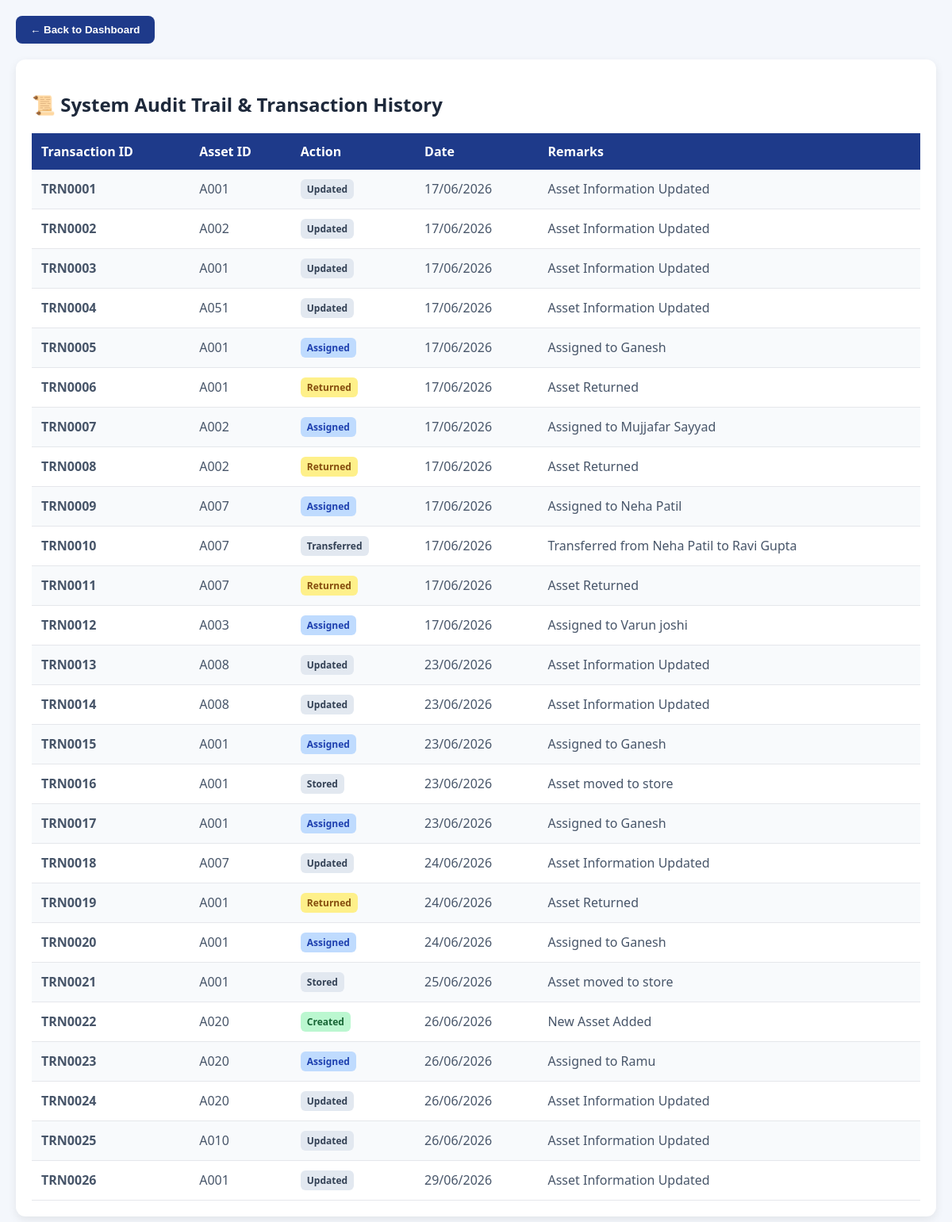
/transactions (signed in), run on an earlier commit of the app's database.
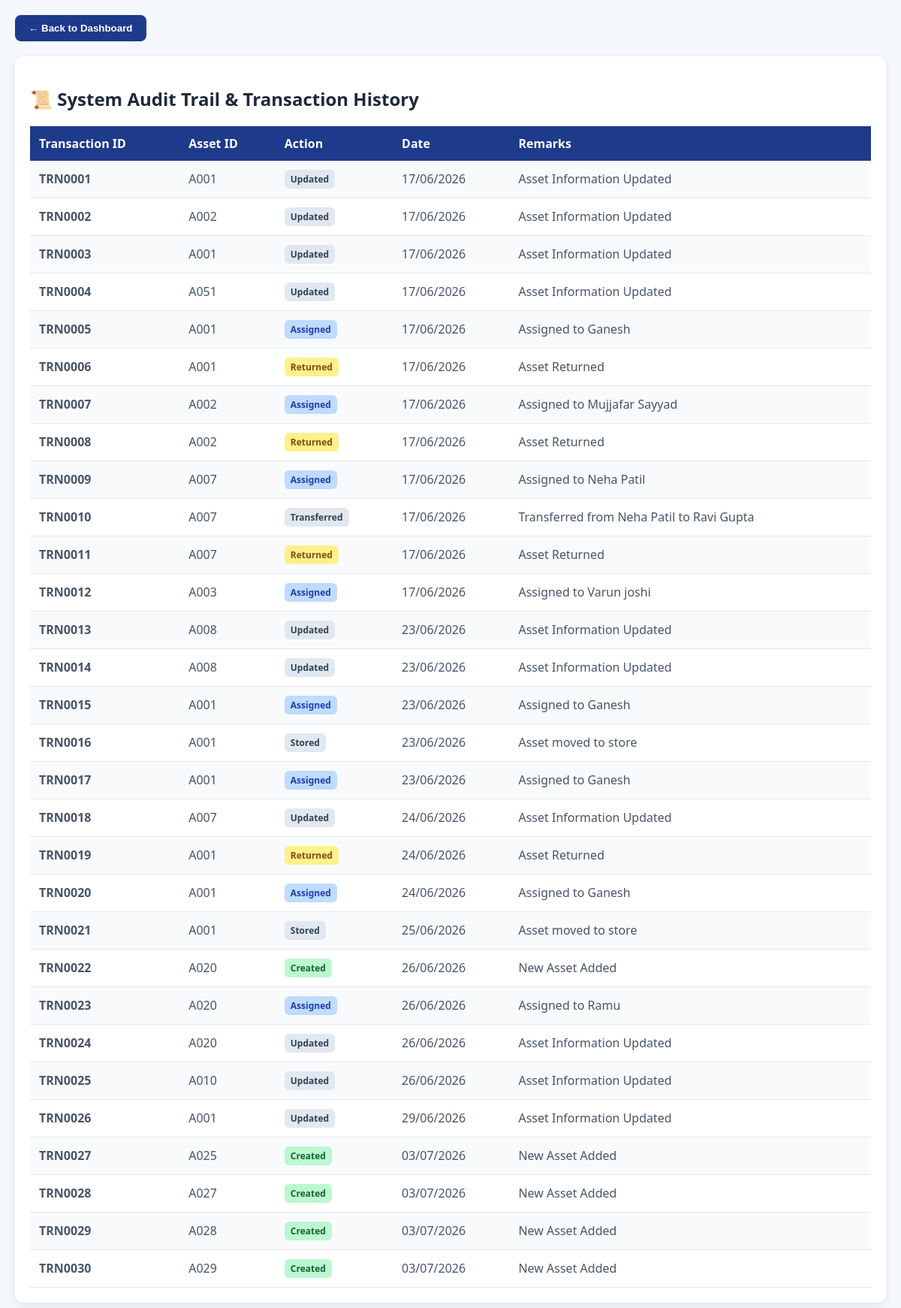
And on a later commit of the database.
### app.py (models this page shows)
class TransactionModel(db.Model):
    __tablename__ = 'transactions'
    transaction_id = db.Column(db.String(100), primary_key=True)
    asset_id = db.Column(db.String(100), nullable=False)
    action = db.Column(db.String(100))
    date = db.Column(db.String(50))
    remarks = db.Column(db.String(255))

### app.py (the view)
@app.route("/transactions")
@login_required
@role_required(['Admin', 'Technician'])
def transactions():
    logs = TransactionModel.query.all()
    transactions_list = [{
        "Transaction ID": l.transaction_id, "Asset ID": l.asset_id,
        "Action": l.action, "Date": l.date, "Remarks": l.remarks
    } for l in logs]
    return render_template("transactions.html", transactions=transactions_list)

### app.py (called while the page is built)
@login_manager.user_loader
def load_user(username):
    return UserModel.query.get(str(username))

def role_required(allowed_roles):
    def decorator(f):
        @wraps(f)
        def decorated_function(*args, **kwargs):
            if not current_user.is_authenticated or getattr(current_user, 'role', None) not in allowed_roles:
                abort(403)
            return f(*args, **kwargs)
        return decorated_function
    return decorator

### templates/transactions.html (shortened to what this page needs)
<!DOCTYPE html>
<html>
<head>
</head>
<body>
<div class="nav-back">
    <button onclick="window.location.href='/assets'">← Back to Dashboard</button>
</div>
<div class="table-container">
    <h2>📜 System Audit Trail & Transaction History</h2>
    <table>
        <tr>
            <th>Transaction ID</th>
            <th>Asset ID</th>
            <th>Action</th>
            <th>Date</th>
            <th>Remarks</th>
        </tr>
        {% for row in transactions %}
        <tr>
            <td><strong>{{ row['Transaction ID'] }}</strong></td>
            <td>{{ row['Asset ID'] }}</td>
            <td>
                {% if row['Action'] == 'Created' %}
                    <span class="badge badge-created">Created</span>
                {% elif row['Action'] == 'Assigned' %}
                    <span class="badge badge-assigned">Assigned</span>
                {% elif row['Action'] == 'Returned' %}
                    <span class="badge badge-returned">Returned</span>
                {% elif row['Action'] == 'Deleted' %}
                    <span class="badge badge-deleted">Deleted</span>
                {% elif 'Ticket' in row['Action'] %}
                    <span class="badge badge-ticket">{{ row['Action'] }}</span>
                {% else %}
                    <span class="badge badge-updated">{{ row['Action'] }}</span>
                {% endif %}
            </td>
            <td>{{ row['Date'] }}</td>
            <td>{{ row['Remarks'] if row['Remarks'] and row['Remarks']|string != 'nan' else '-' }}</td>
        </tr>
        {% endfor %}
    </table>
</div>
</body>
</html>

### templates/transactions.html (style rules this page uses)
body { font-family:'Segoe UI', sans-serif; background:#f4f7fc; margin:20px; color:#333; }
h2 { color:#1e293b; margin-bottom:20px; }
.nav-back { margin-bottom: 20px; }
.nav-back button { background: #1e3a8a; color: white; border: none; padding: 10px 18px; border-radius: 8px; cursor: pointer; font-weight: 600; }
.table-container { background: white; padding: 20px; border-radius: 12px; box-shadow: 0 4px 12px rgba(0,0,0,0.08); overflow-x: auto; }
table { width:100%; border-collapse:collapse; background:white; }
th { background:#1e3a8a; color:white; padding:12px; font-weight: 600; text-align: left; }
td { padding:12px; border-bottom:1px solid #e5e7eb; color: #475569; }
tr:nth-child(even) { background:#f8fafc; }
.badge { display: inline-block; padding: 4px 8px; border-radius: 6px; font-size: 12px; font-weight: 600; text-align: center; }
.badge-created { background: #bbf7d0; color: #166534; }
.badge-assigned { background: #bfdbfe; color: #1e40af; }
.badge-returned { background: #fef08a; color: #854d0e; }
.badge-updated { background: #e2e8f0; color: #334155; }

What changed in the data, as far as the page shows it:
added TransactionModel: transaction_id "TRN0027", asset "A025", action "Created", Date "03/07/2026", remarks "New Asset Added"
added TransactionModel: transaction_id "TRN0028", asset "A027", action "Created", Date "03/07/2026", remarks "New Asset Added"
added TransactionModel: transaction_id "TRN0029", asset "A028", action "Created", Date "03/07/2026", remarks "New Asset Added"
added TransactionModel: transaction_id "TRN0030", asset "A029", action "Created", Date "03/07/2026", remarks "New Asset Added"
